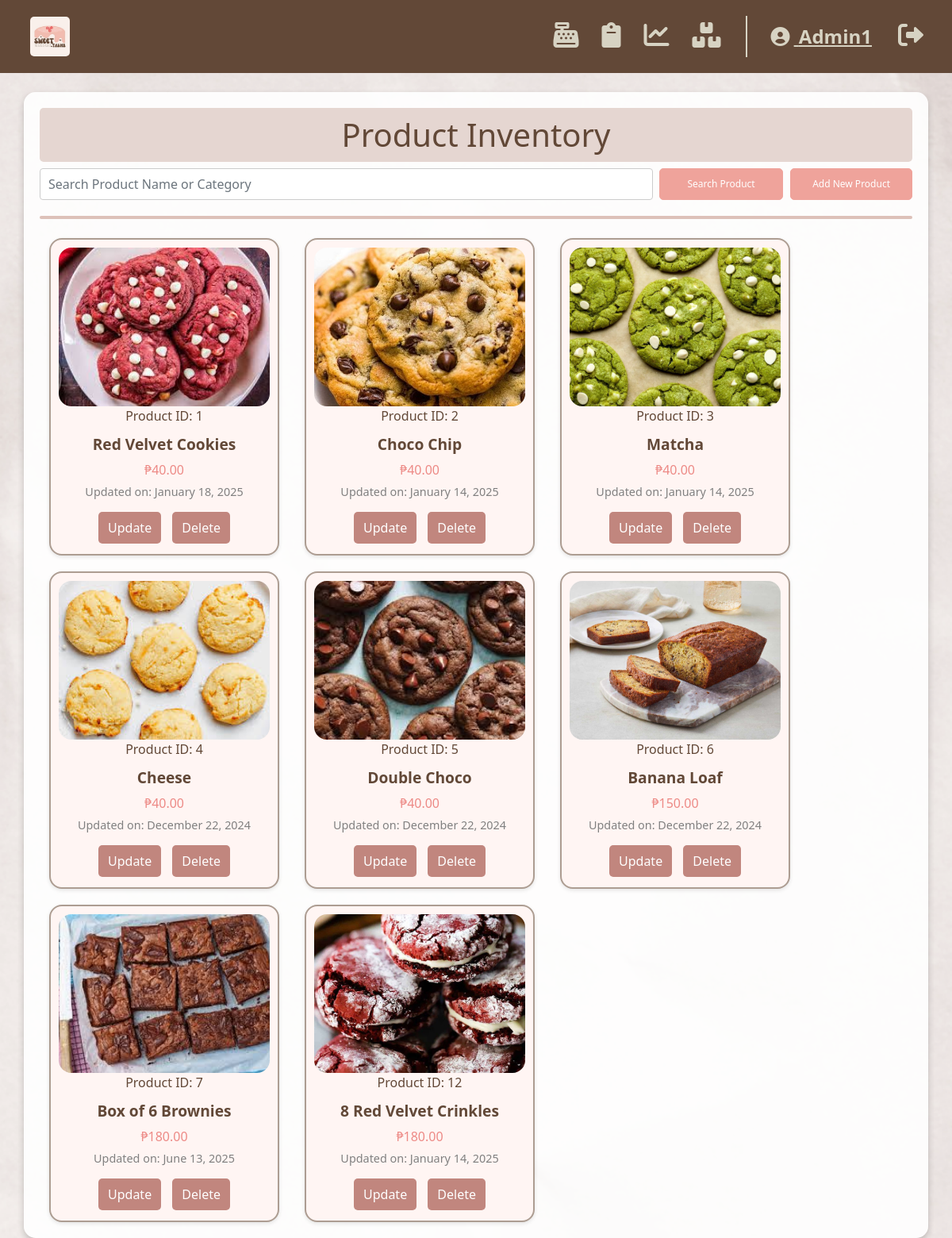
Page /DCIT26_POS/inventory.php (signed in) on the committed database.
### tables this page shows
CREATE TABLE `product_tbl` (
  `PRODUCT_ID` int(11) NOT NULL,
  `PRODUCT_NAME` varchar(255) NOT NULL,
  `PRICE` decimal(10,2) NOT NULL,
  `CATEGORY` varchar(100) NOT NULL,
  `IMAGE` varchar(255) DEFAULT NULL,
  `CREATED_AT` datetime DEFAULT current_timestamp(),
  `UPDATED_AT` datetime DEFAULT current_timestamp() ON UPDATE current_timestamp()
);

### DCIT26_POS/inventory.php (the view, shortened to what this page needs)
<?php
include 'db.php';
$username = $_SESSION['username'];
$query = $conn->prepare("SELECT role FROM users_tbl WHERE username = ?");
$query->bind_param("s", $username);
$query->execute();
$result = $query->get_result();
$role = $result->fetch_assoc()['role'];
?>
<!DOCTYPE html>
    <link href="https://cdn.jsdelivr.net/npm/bootstrap@5.2.3/dist/css/bootstrap.min.css" rel="stylesheet" />
    <link href="https://cdnjs.cloudflare.com/ajax/libs/font-awesome/6.0.0-beta3/css/all.min.css" rel="stylesheet">
<body>
<!DOCTYPE html>
<html lang="en">
    <head>
    </head>
    <body class="d-flex flex-column h-100">
        <main class="flex-shrink-0">
            <nav class="navbar navbar-expand-lg py-3" style="background-color: #624837">
                <div class="container px-5">
                    <a class="navbar-brand" href="main.php">
                        <img src="logo1.jpg" alt="Logo" style="height: 50px; width: auto; border-radius: 5px; margin-left: -40px;">
                    </a>
                    <div class="collapse navbar-collapse" id="navbarSupportedContent">
                            <ul class="navbar-nav ms-auto mb-2 mb-lg-0 small fw-bolder">
                                <li class="nav-item nav-spacing">
                                    <a class="nav-link" href="sale_transaction.php" style="color: rgba(215, 211, 195, 1);">
                                        <i class="fa-solid fa-cash-register d-none d-lg-inline" style="font-size: 2rem;"></i>
                                    </a>
                                </li>
                                <li class="nav-item nav-spacing">
                                    <a class="nav-link" href="transaction_history.php" style="color: rgba(215, 211, 195, 1);">
                                        <i class="fa-solid fa-clipboard d-none d-lg-inline" style="font-size: 2rem;"></i>
                                    </a>
                                </li>
                                <li class="nav-item nav-spacing">
                                    <a class="nav-link" href="sale_report.php" style="color: rgba(215, 211, 195, 1);">
                                        <i class="fa-solid fa-chart-line d-none d-lg-inline" style="font-size: 2rem;"></i>
                                    </a>
                                </li>
                                <li class="nav-item nav-spacing">
                                    <a class="nav-link" href="inventory.php" style="color: rgba(215, 211, 195, 1);">
                                        <i class="fa-solid fa-boxes-stacked d-none d-lg-inline" style="font-size: 2rem;"></i>
                                    </a>
                                </li>
                                <?php if ($username): ?>
                                    <?php
                                        if ($role == 'employee') {
                                            $redirect_url = 'employee.php';
                                        } elseif ($role == 'admin') {
                                            $redirect_url = 'admin.php';
                                        }
                                    ?>
                                    <a href="<?php echo $redirect_url; ?>"
                                    class="navbar-text"
                                    style="color: rgba(215, 211, 195, 1);
                                            font-size: 1.5rem;
                                            margin-right: 5px;
                                            padding-left: 30px; /* Adds spacing between the line and text */
                                            border-left: 2px solid rgba(215, 211, 195, 1); /* Creates the line */">
                                        <i class="fa-solid fa-circle-user" style="font-size: 1.5rem; margin-right: 5px;"></i>
                                        <?php echo htmlspecialchars($username); ?>
                                    </a>
                                <?php endif; ?>
                                <li class="nav-item">
                                    <a class="nav-link" href="logout.php" style="color: rgba(215, 211, 195, 1);">
                                        <i class="fas fa-sign-out-alt d-none d-lg-inline" style="font-size: 2rem; margin-left: 20px;"></i>
                                    </a>
                                </li>
                            </ul>
                        </div>
                    </div>
            </nav>
            <div class="container mt-4 styled-container">
            <h1 style="background-color:rgb(229, 214, 209); padding: 10px; border-radius: 5px;">Product Inventory</h1>
                <div class="d-flex justify-content-between align-items-center">
                    <div class="search-bar d-flex flex-grow-1 me-3">
                        <input type="text" class="form-control me-2 flex-grow-1" placeholder="Search Product Name or Category" aria-label="Search">
                        <button class="btn btn-search">Search Product</button>
                    </div>
                    <button class="btn btn-add" id="addProductButton">Add New Product</button>
                </div>
                <div class="custom-line"></div>
                <?php
                include('db.php');
                $query = "SELECT PRODUCT_ID, IMAGE, PRODUCT_NAME, PRICE, UPDATED_AT FROM product_tbl";
                $result = mysqli_query($conn, $query);
                if (mysqli_num_rows($result) > 0) {
                    echo '<div class="product-container mt-4">';
                    while ($row = mysqli_fetch_assoc($result)) {
                        echo '<div class="product-item">';
                        echo '<div class="product-image"><img src="' . $row['IMAGE'] . '" alt="' . $row['PRODUCT_NAME'] . '"></div>';
                        echo '<div class="product-id">Product ID: ' . $row['PRODUCT_ID'] . '</div>';
                        echo '<div class="product-name">' . $row['PRODUCT_NAME'] . '</div>';
                        echo '<div class="product-price">₱' . number_format($row['PRICE'], 2) . '</div>';
                        echo '<div class="product-updated">Updated on: ' . date('F j, Y', strtotime($row['UPDATED_AT'])) . '</div>';
                        echo '<div class="product-actions">
                                <button class="update-btn" onclick="openUpdateForm(' . $row['PRODUCT_ID'] . ')">Update</button>
                                <button class="delete-btn" onclick="deleteProduct(' . $row['PRODUCT_ID'] . ')">Delete</button>
                            </div>';
                        echo '</div>';
                    }
                    echo '</div>';
                } else {
                    echo 'No products found.';
                }
                ?>
            </div>
        </main>
</body>
</html>

### DCIT26_POS/inventory.php (style rules this page uses)
body { background: url(BG2.png); background-size: cover; }
.nav-item { margin-right: 10px; }
.nav-spacing { margin-right: 13px; }
.navbar-text { margin-left: 10px; margin-right: 30px; font-size: 1.5rem; }
.nav-item:last-child { margin-right: -50px; }
.nav-link i { font-size: 1.5rem; }
.styled-container { background-color: rgba(255, 255, 255, 0.9); border-radius: 15px; padding: 20px; box-shadow: 0 4px 8px rgba(0, 0, 0, 0.2); text-align: center; color: #624837; width: 100%; height: auto; overflow: hidden; }
.search-bar input { max-width: 100%; height: 40px; }
.btn-search { background-color: #efa39b; border-color: #efa39b; color: white; padding: 5px 20px; font-size: 12px; border-radius: 5px; margin-right: -7px; width: 180px; }
.btn-add { background-color: #efa39b; border-color: #efa39b; color: white; padding: 10px 27px; font-size: 12px; border-radius: 5px; }
input[type="text"], input[type="number"] { width: 100%; padding: 10px; border: 1px solid #ccc; border-radius: 4px; font-size: 16px; }
.custom-line { border-top: 4px solid #ddc1b9; margin: 20px 0; border-radius: 5px; }
.product-container { display: flex; flex-wrap: wrap; gap: 20px; justify-content: flex-start; align-items: flex-start; }
.product-item { width: 290px; height: 400px; padding: 10px; border: 2px solid #ad9d92; border-radius: 16px; box-shadow: 0 2px 5px rgba(0, 0, 0, 0.1); background-color: #FFF5F3; text-align: center; overflow: hidden; cursor: pointer; transition: transform 0.3s ease, box-shadow 0.3s ease; margin-left:12px; }
.product-image { width: 100%; height: 200px; overflow: hidden; border-radius: 16px; }
.product-image img { width: 100%; height: 100%; object-fit: cover; }
.product-name { font-size: 1.2em; margin-top: 10px; font-weight: bold; color: #624837; }
.product-price { color: #ed8a86; font-size: 1em; margin-top: 5px; }
.product-updated { font-size: 0.9em; color: gray; margin-top: 5px; }
.product-actions { margin-top: 10px; }
.update-btn, .delete-btn { padding: 8px 12px; margin: 5px; border: none; background-color: #c1867e; color: white; cursor: pointer; border-radius: 5px; transition: background-color 0.3s ease; }

### rows in the picture
product_tbl: IMAGE (picture), PRODUCT_ID "1", PRODUCT_NAME "Red Velvet Cookies", PRICE "40.00", UPDATED_AT "January 18, 2025"
product_tbl: IMAGE (picture), PRODUCT_ID "2", PRODUCT_NAME "Choco Chip", PRICE "40.00", UPDATED_AT "January 14, 2025"
product_tbl: IMAGE (picture), PRODUCT_ID "3", PRODUCT_NAME "Matcha", PRICE "40.00", UPDATED_AT "January 14, 2025"
product_tbl: IMAGE (picture), PRODUCT_ID "4", PRODUCT_NAME "Cheese", PRICE "40.00", UPDATED_AT "December 22, 2024"
product_tbl: IMAGE (picture), PRODUCT_ID "5", PRODUCT_NAME "Double Choco", PRICE "40.00", UPDATED_AT "December 22, 2024"
product_tbl: IMAGE (picture), PRODUCT_ID "6", PRODUCT_NAME "Banana Loaf", PRICE "150.00", UPDATED_AT "December 22, 2024"
product_tbl: IMAGE (picture), PRODUCT_ID "7", PRODUCT_NAME "Box of 6 Brownies", PRICE "180.00", UPDATED_AT "June 13, 2025"
product_tbl: IMAGE (picture), PRODUCT_ID "12", PRODUCT_NAME "8 Red Velvet Crinkles", PRICE "180.00", UPDATED_AT "January 14, 2025"

### other values in the picture
$username "Admin1"
